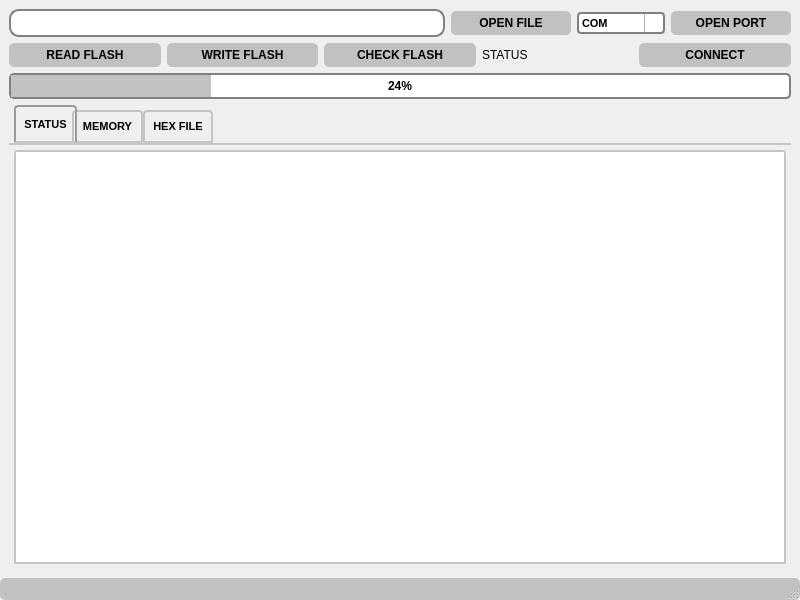
<?xml version="1.0" encoding="UTF-8"?>
<ui version="4.0">
 <class>QForm1</class>
 <widget class="QMainWindow" name="QForm1">
  <property name="geometry">
   <rect>
    <x>0</x>
    <y>0</y>
    <width>800</width>
    <height>600</height>
   </rect>
  </property>
  <property name="windowTitle">
   <string>BLUEPILL Programmer</string>
  </property>
  <property name="styleSheet">
   <string notr="true">QMainWindows{
	border: 2px solid gray;
	border-radius: 10px;
}
QComboBox {
    border: 2px solid gray;
    border-radius: 4px;
    padding: 1px 18px 1px 3px;
    min-width: 6em;
}

QComboBox:editable {
    background: white;
}

QComboBox:!editable, QComboBox::drop-down:editable {
     background: qlineargradient(x1: 0, y1: 0, x2: 0, y2: 1,
                                 stop: 0 #E1E1E1, stop: 0.4 #DDDDDD,
                                 stop: 0.5 #D8D8D8, stop: 1.0 #D3D3D3);
}

/* QComboBox gets the &quot;on&quot; state when the popup is open */
QComboBox:!editable:on, QComboBox::drop-down:editable:on {
    background: qlineargradient(x1: 0, y1: 0, x2: 0, y2: 1,
                                stop: 0 #D3D3D3, stop: 0.4 #D8D8D8,
                                stop: 0.5 #DDDDDD, stop: 1.0 #E1E1E1);
}

QComboBox:on { /* shift the text when the popup opens */
    padding-top: 3px;
    padding-left: 4px;
}

QComboBox::drop-down {
    subcontrol-origin: padding;
    subcontrol-position: top right;
    width: 18px;

    border-left-width: 1px;
    border-left-color: darkgray;
    border-left-style: solid; /* just a single line */
    border-top-right-radius: 3px; /* same radius as the QComboBox */
    border-bottom-right-radius: 3px;
}

QComboBox::down-arrow {
    image: url(:/Images/ArrowDown16x16.png);
}

QComboBox::down-arrow:on { /* shift the arrow when popup is open */
    top: 1px;
    left: 1px;
}
QLineEdit{
	border: 2px solid gray;
    border-radius: 10px;
    padding: 0 8px;
    background: white;
    selection-background-color: darkgray;
}
QPushButton{
	background-color: rgb(193, 193, 193);
	border-radius: 5px;
	text-align: center;
	min-width: 120px;
	min-height: 24px;
}
QPushButton:pressed{
	border: 2px solid #8f8f91
}

QProgressBar {
    border: 2px solid grey;
    border-radius: 5px;
	text-align: center;
}

QProgressBar::chunk {
	background-color: rgb(193, 193, 193);
    width: 20px;
}
QStatusBar {
    background-color: rgb(193, 193, 193);
    border-radius: 5px;
}

QStatusBar::item {
    border: 1px solid red;
    border-radius: 5px;
}
QTabWidget::pane { /* The tab widget frame */
    border-top: 2px solid #C2C7CB;
}

QTabWidget::tab-bar {
    left: 5px; /* move to the right by 5px */
}

/* Style the tab using the tab sub-control. Note that
    it reads QTabBar _not_ QTabWidget */
QTabBar::tab {
    background: qlineargradient(x1: 0, y1: 0, x2: 0, y2: 1,
                                stop: 0 #E1E1E1, stop: 0.4 #DDDDDD,
                                stop: 0.5 #D8D8D8, stop: 1.0 #D3D3D3);
    border: 2px solid #C4C4C3;
    border-bottom-color: #C2C7CB; /* same as the pane color */
    border-top-left-radius: 4px;
    border-top-right-radius: 4px;
    min-width: 20ex;
    padding: 8px;
}

QTabBar::tab:selected, QTabBar::tab:hover {
    background: qlineargradient(x1: 0, y1: 0, x2: 0, y2: 1,
                                stop: 0 #fafafa, stop: 0.4 #f4f4f4,
                                stop: 0.5 #e7e7e7, stop: 1.0 #fafafa);
}

QTabBar::tab:selected {
    border-color: #9B9B9B;
    border-bottom-color: #C2C7CB; /* same as pane color */
}

QTabBar::tab:!selected {
    margin-top: 5px; /* make non-selected tabs look smaller */
}

/* make use of negative margins for overlapping tabs */
QTabBar::tab:selected {
    /* expand/overlap to the left and right by 4px */
    margin-left: -5px;
    margin-right: -5px;
}

QTabBar::tab:first:selected {
    margin-left: 0; /* the first selected tab has nothing to overlap with on the left */
}

QTabBar::tab:last:selected {
    margin-right: 0; /* the last selected tab has nothing to overlap with on the right */
}

QTabBar::tab:only-one {
    margin: 0; /* if there is only one tab, we don't want overlapping margins */
}
QPlainTextEdit{
    background: qlineargradient(x1: 0, y1: 0, x2: 0, y2: 1,
                                stop: 0 #E1E1E1, stop: 0.4 #DDDDDD,
                                stop: 0.5 #D8D8D8, stop: 1.0 #D3D3D3);
    border: 2px solid #C4C4C3;
    border-bottom-color: #C2C7CB; /* same as the pane color */
    border-top-left-radius: 4px;
    border-top-right-radius: 4px;
}</string>
  </property>
  <widget class="QWidget" name="centralwidget">
   <layout class="QGridLayout" name="gridLayout">
    <item row="0" column="0">
     <layout class="QVBoxLayout" name="verticalLayout_2">
      <item>
       <layout class="QVBoxLayout" name="verticalLayout">
        <item>
         <layout class="QHBoxLayout" name="horizontalLayout">
          <item>
           <widget class="QLineEdit" name="lineEdit">
            <property name="minimumSize">
             <size>
              <width>0</width>
              <height>28</height>
             </size>
            </property>
            <property name="font">
             <font>
              <pointsize>9</pointsize>
             </font>
            </property>
            <property name="readOnly">
             <bool>true</bool>
            </property>
           </widget>
          </item>
          <item>
           <widget class="QPushButton" name="pushButton">
            <property name="minimumSize">
             <size>
              <width>120</width>
              <height>24</height>
             </size>
            </property>
            <property name="font">
             <font>
              <pointsize>9</pointsize>
              <weight>75</weight>
              <bold>true</bold>
             </font>
            </property>
            <property name="text">
             <string>OPEN FILE</string>
            </property>
            <property name="flat">
             <bool>false</bool>
            </property>
           </widget>
          </item>
          <item>
           <widget class="QComboBox" name="comboBox">
            <property name="font">
             <font>
              <pointsize>8</pointsize>
              <weight>75</weight>
              <bold>true</bold>
             </font>
            </property>
            <property name="editable">
             <bool>false</bool>
            </property>
            <property name="placeholderText">
             <string>COM</string>
            </property>
            <property name="frame">
             <bool>true</bool>
            </property>
           </widget>
          </item>
          <item>
           <widget class="QPushButton" name="pushButton_6">
            <property name="minimumSize">
             <size>
              <width>120</width>
              <height>24</height>
             </size>
            </property>
            <property name="font">
             <font>
              <pointsize>9</pointsize>
              <weight>75</weight>
              <bold>true</bold>
             </font>
            </property>
            <property name="text">
             <string>OPEN PORT</string>
            </property>
           </widget>
          </item>
         </layout>
        </item>
        <item>
         <layout class="QHBoxLayout" name="horizontalLayout_2">
          <item>
           <widget class="QPushButton" name="pushButton_2">
            <property name="font">
             <font>
              <pointsize>9</pointsize>
              <weight>75</weight>
              <bold>true</bold>
             </font>
            </property>
            <property name="text">
             <string>READ FLASH</string>
            </property>
            <property name="autoDefault">
             <bool>false</bool>
            </property>
            <property name="flat">
             <bool>false</bool>
            </property>
           </widget>
          </item>
          <item>
           <widget class="QPushButton" name="pushButton_3">
            <property name="font">
             <font>
              <pointsize>9</pointsize>
              <weight>75</weight>
              <bold>true</bold>
             </font>
            </property>
            <property name="text">
             <string>WRITE FLASH</string>
            </property>
           </widget>
          </item>
          <item>
           <widget class="QPushButton" name="pushButton_4">
            <property name="font">
             <font>
              <pointsize>9</pointsize>
              <weight>75</weight>
              <bold>true</bold>
             </font>
            </property>
            <property name="text">
             <string>CHECK FLASH</string>
            </property>
           </widget>
          </item>
          <item>
           <widget class="QLabel" name="label_3">
            <property name="text">
             <string>STATUS</string>
            </property>
           </widget>
          </item>
          <item>
           <widget class="QPushButton" name="pushButton_5">
            <property name="font">
             <font>
              <pointsize>9</pointsize>
              <weight>75</weight>
              <bold>true</bold>
             </font>
            </property>
            <property name="text">
             <string>CONNECT</string>
            </property>
           </widget>
          </item>
         </layout>
        </item>
        <item>
         <widget class="QProgressBar" name="progressBar">
          <property name="font">
           <font>
            <weight>75</weight>
            <bold>true</bold>
           </font>
          </property>
          <property name="value">
           <number>24</number>
          </property>
         </widget>
        </item>
       </layout>
      </item>
      <item>
       <widget class="QTabWidget" name="tabWidget">
        <property name="font">
         <font>
          <pointsize>8</pointsize>
          <weight>75</weight>
          <bold>true</bold>
         </font>
        </property>
        <property name="styleSheet">
         <string notr="true"/>
        </property>
        <property name="tabShape">
         <enum>QTabWidget::Rounded</enum>
        </property>
        <property name="currentIndex">
         <number>0</number>
        </property>
        <property name="movable">
         <bool>false</bool>
        </property>
        <property name="tabBarAutoHide">
         <bool>false</bool>
        </property>
        <widget class="QWidget" name="tab">
         <attribute name="title">
          <string>STATUS</string>
         </attribute>
         <layout class="QGridLayout" name="gridLayout_4">
          <property name="leftMargin">
           <number>5</number>
          </property>
          <property name="topMargin">
           <number>5</number>
          </property>
          <property name="rightMargin">
           <number>5</number>
          </property>
          <property name="bottomMargin">
           <number>5</number>
          </property>
          <item row="0" column="0">
           <widget class="QPlainTextEdit" name="plainTextEdit_3">
            <property name="styleSheet">
             <string notr="true">background-image: url(:/Images/LogoUNERMecatronicaWM.png);
background-repeat: no repeat;
background-position: center;</string>
            </property>
            <property name="frameShape">
             <enum>QFrame::StyledPanel</enum>
            </property>
            <property name="documentTitle">
             <string/>
            </property>
            <property name="backgroundVisible">
             <bool>false</bool>
            </property>
            <property name="centerOnScroll">
             <bool>false</bool>
            </property>
            <property name="placeholderText">
             <string/>
            </property>
           </widget>
          </item>
         </layout>
        </widget>
        <widget class="QWidget" name="tab_2">
         <attribute name="title">
          <string>MEMORY</string>
         </attribute>
         <layout class="QGridLayout" name="gridLayout_3">
          <property name="leftMargin">
           <number>5</number>
          </property>
          <property name="topMargin">
           <number>5</number>
          </property>
          <property name="rightMargin">
           <number>5</number>
          </property>
          <property name="bottomMargin">
           <number>5</number>
          </property>
          <item row="0" column="0">
           <widget class="QPlainTextEdit" name="plainTextEdit_2">
            <property name="font">
             <font>
              <family>Courier</family>
              <pointsize>10</pointsize>
             </font>
            </property>
            <property name="styleSheet">
             <string notr="true"/>
            </property>
            <property name="readOnly">
             <bool>true</bool>
            </property>
           </widget>
          </item>
         </layout>
        </widget>
        <widget class="QWidget" name="tab_3">
         <attribute name="title">
          <string>HEX FILE</string>
         </attribute>
         <layout class="QGridLayout" name="gridLayout_2">
          <property name="leftMargin">
           <number>5</number>
          </property>
          <property name="topMargin">
           <number>5</number>
          </property>
          <property name="rightMargin">
           <number>5</number>
          </property>
          <property name="bottomMargin">
           <number>5</number>
          </property>
          <item row="0" column="0">
           <widget class="QPlainTextEdit" name="plainTextEdit">
            <property name="font">
             <font>
              <family>Courier</family>
              <pointsize>10</pointsize>
             </font>
            </property>
           </widget>
          </item>
         </layout>
        </widget>
       </widget>
      </item>
     </layout>
    </item>
   </layout>
  </widget>
  <widget class="QStatusBar" name="statusbar"/>
 </widget>
 <resources/>
 <connections/>
</ui>
